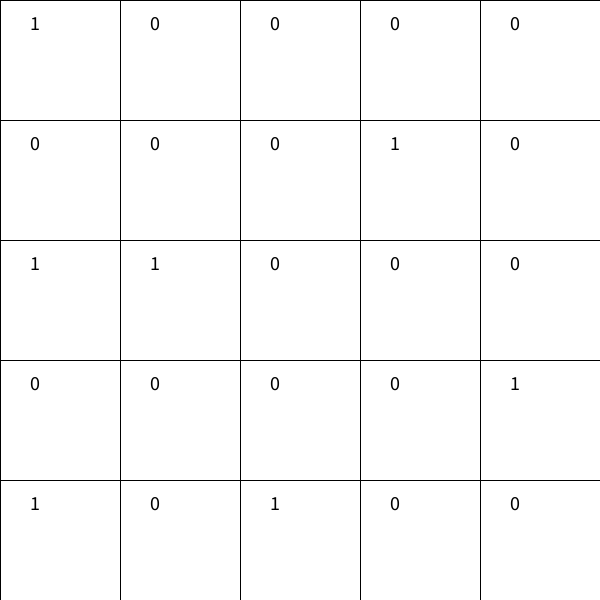
Frame 1 (no input)
Frame 60 (the mouse pressed at the canvas centre just before this capture): identical to frame 1, image omitted
Frame 120 (the mouse held since frame 60 and released just before this capture): identical to frame 1, image omitted

The Processing sketch that drew this single still picture (run headless with seeded random() and noise(); from frame 60 on, the mouse is pressed at the canvas centre):

// Processing sketch: base_blackjack
// ── base_blackjack.pde
int n=5;
int l;
int escolhaX=n;
int escolhaY=n;
int[][] M = new int[n][n];
void setup() {
  size(600, 600);
  textSize(20);
  l=width/n;
  for (int i=0; i<n; i++) {
    for (int j=0; j<n; j++) {
      M[i][j]=int(random(2));
    }
  }
}
void draw() {
  for (int i=0; i<n; i++) {
    for (int j=0; j<n; j++) {
      fill(255);
      rect(i*l, j*l, l, l);
      fill(0);
      text(M[i][j], i*l+30, j*l+30);
    }
  }
}
void mousePressed() {
  escolhaX = mouseX/l;
  escolhaY = mouseY/l;
  println(escolhaX, escolhaY);
}
